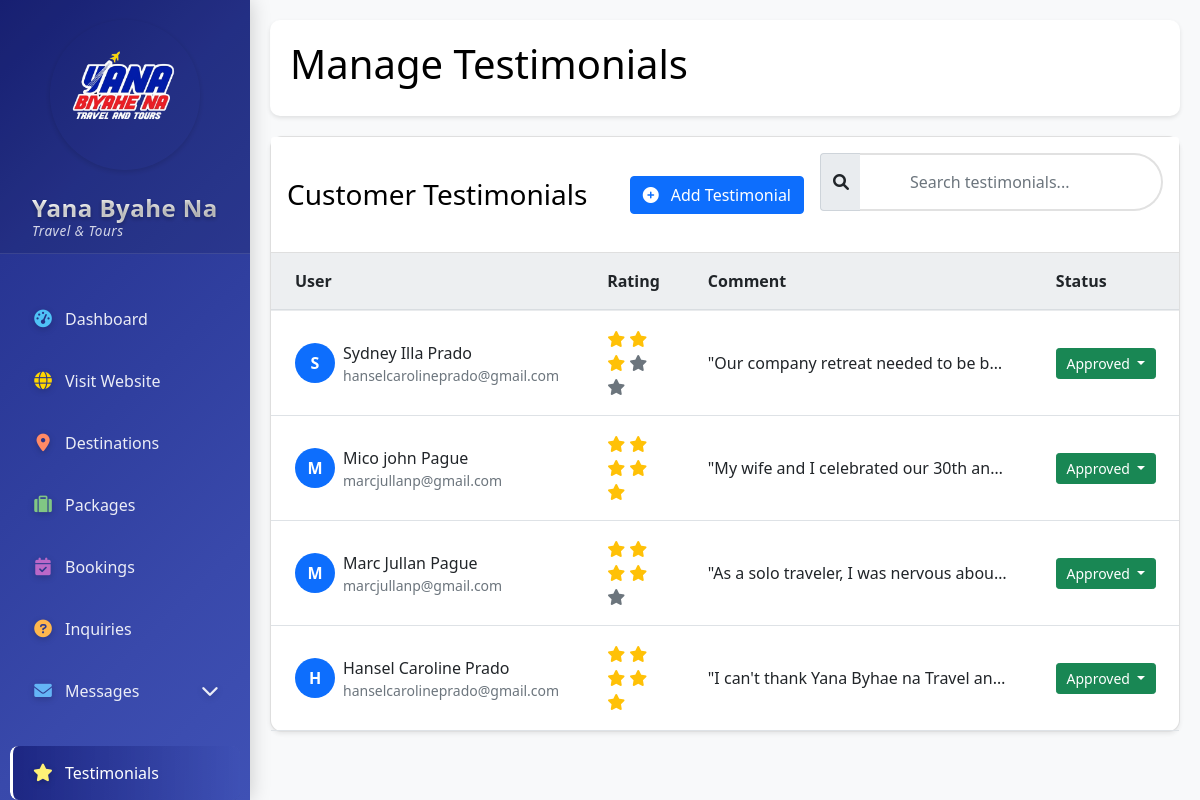
The app's page /manage_testimonials.php (signed in) with its own data.
### tables this page shows
CREATE TABLE `testimonials` (
  `id` int(11) NOT NULL,
  `user_id` int(11) DEFAULT NULL,
  `content` text NOT NULL,
  `rating` int(11) NOT NULL,
  `status` varchar(20) DEFAULT 'pending',
  `created_at` timestamp NOT NULL DEFAULT current_timestamp(),
  `package_id` int(11) DEFAULT NULL,
  `tour_title` varchar(255) DEFAULT NULL,
  `updated_at` timestamp NOT NULL DEFAULT current_timestamp() ON UPDATE current_timestamp(),
  `customer_name` varchar(100) NOT NULL,
  `email` varchar(255) DEFAULT NULL,
  `image` varchar(255) DEFAULT NULL,
  `featured` tinyint(1) DEFAULT 0,
  `customer_email` varchar(255) DEFAULT NULL
);

### manage_testimonials.php (the view, shortened to what this page needs)
<?php
include "../db.php";
$page = isset($_GET['page']) ? (int)$_GET['page'] : 1;
$limit = 10;
$offset = ($page - 1) * $limit;
$testimonials = $conn->query("
    SELECT t.*, p.name as package_name,
           COALESCE(t.image, 'default-avatar.jpg') as display_image
    FROM testimonials t
    LEFT JOIN packages p ON t.package_id = p.id
    ORDER BY t.created_at DESC
    LIMIT $limit OFFSET $offset
");
?>
<!DOCTYPE html>
<html lang="en" data-theme="<?php echo $_SESSION['theme'] ?? 'light'; ?>">
<head>
    <link href="https://cdn.jsdelivr.net/npm/bootstrap@5.1.3/dist/css/bootstrap.min.css" rel="stylesheet">
    <link rel="stylesheet" href="https://cdnjs.cloudflare.com/ajax/libs/font-awesome/6.0.0/css/all.min.css">
    <link rel="stylesheet" href="css/admin.css">
</head>
<body>
<div class="admin-container">
    <?php include "includes/sidebar.php"; ?>
    <main class="main-content">
        <header class="dashboard-header">
            <div class="header-content">
                <h1>Manage Testimonials</h1>
            </div>
        </header>
        <div class="card shadow-sm">
            <div class="card-header bg-white py-3">
                <div class="d-flex justify-content-between align-items-center">
                    <h3 class="mb-0">Customer Testimonials</h3>
                    <div class="d-flex gap-3 align-items-center">
                        <a href="add_testimonial.php" class="btn btn-primary btn-add">
                            <i class="fas fa-plus-circle me-2"></i> Add Testimonial
                        </a>
                        <div class="search-wrapper">
                            <div class="input-group">
                                <span class="input-group-text border-end-0">
                                    <i class="fas fa-search"></i>
                                </span>
                                <input type="text" class="form-control border-start-0"
                                       id="searchTestimonials"
                                       placeholder="Search testimonials...">
                            </div>
                        </div>
                    </div>
                </div>
            </div>
            <div class="card-body p-0">
                <div class="table-responsive">
                    <table class="table table-hover align-middle mb-0">
                        <thead class="bg-light">
                            <tr>
                                <th class="px-4 py-3">User</th>
                                <th class="px-4 py-3">Rating</th>
                                <th class="px-4 py-3">Comment</th>
                                <th class="px-4 py-3">Status</th>
                            </tr>
                        </thead>
                        <tbody id="testimonialsTableBody">
                            <?php while($testimonial = $testimonials->fetch_assoc()): ?>
                            <tr class="testimonial-row">
                                <td class="px-4">
                                    <div class="d-flex align-items-center">
                                        <div class="avatar-circle bg-primary text-white me-2">
                                            <?php echo strtoupper(substr($testimonial['customer_name'] ?? 'A', 0, 1)); ?>
                                        </div>
                                        <div>
                                            <div class="fw-semibold"><?php echo htmlspecialchars($testimonial['customer_name'] ?? 'Anonymous'); ?></div>
                                            <div class="text-muted small"><?php echo htmlspecialchars($testimonial['customer_email'] ?? ''); ?></div>
                                        </div>
                                    </div>
                                </td>
                                <td class="px-4">
                                    <div class="rating">
                                        <?php for($i = 1; $i <= 5; $i++): ?>
                                            <i class="fas fa-star <?php echo $i <= $testimonial['rating'] ? 'text-warning' : 'text-muted'; ?>"></i>
                                        <?php endfor; ?>
                                    </div>
                                </td>
                                <td class="px-4">
                                    <div class="testimonial-content text-truncate" style="max-width: 300px;">
                                        <?php echo htmlspecialchars($testimonial['content']); ?>
                                    </div>
                                </td>
                                <td class="px-4">
                                    <div class="dropdown">
                                        <button class="btn btn-sm status-dropdown dropdown-toggle <?php
                                            echo $testimonial['status'] === 'approved' ? 'btn-success' :
                                                ($testimonial['status'] === 'pending' ? 'btn-warning' : 'btn-danger');
                                        ?>" data-bs-toggle="dropdown">
                                            <?php echo ucfirst($testimonial['status']); ?>
                                        </button>
                                    </div>
                                </td>
                            </tr>
                            <?php endwhile; ?>
                        </tbody>
                    </table>
                </div>
            </div>
        </div>
    </main>
</div>
</body>
</html>

### css/admin.css (style rules this page uses)
:root { --primary-color: #2c3e50; --secondary-color: #3498db; --success-color: #2ecc71; --danger-color: #e74c3c; --warning-color: #f1c40f; --text-color: #000000; --bg-color: #f8f9fa; --card-bg: #ffffff; --sidebar-width: 250px; }
.card, .stat-card { background-color: var(--card-bg); color: var(--text-color); border-radius: 12px; box-shadow: 0 4px 6px rgba(0, 0, 0, 0.1); margin-bottom: 2rem; }
.table thead th { background-color: rgba(44, 62, 80, 0.05); font-weight: 600; border-bottom: 2px solid rgba(44, 62, 80, 0.1); padding: 1rem; }
.table td { padding: 1rem; vertical-align: middle; }
body { background-color: var(--bg-color); color: var(--text-color); transition: background-color 0.3s, color 0.3s; }
.admin-container { display: flex; min-height: 100vh; }
.main-content { margin-left: 260px; padding: 20px; min-height: 100vh; }
.main-content { margin-left: 260px; padding: 20px; transition: margin-left 0.3s ease; }
.main-content { flex: 1; margin-left: var(--sidebar-width); padding: 20px; }
.dashboard-header { background: white; padding: 20px; border-radius: 10px; box-shadow: 0 2px 4px rgba(0,0,0,0.1); margin-bottom: 20px; }
.header-content { display: flex; justify-content: space-between; align-items: center; }
.main-content { margin-left: var(--sidebar-width); transition: margin-left 0.3s ease; }
.main-content { transition: margin 0.3s ease-in-out; }
.header-content { display: flex; align-items: center; gap: 1rem; }
.input-group { position: relative; margin-bottom: 25px; }
.input-group input { width: 100%; padding: 15px 20px 15px 50px; border: 2px solid #e1e1e1; border-radius: 50px; font-size: 1rem; transition: all 0.3s ease; background: white; }

### includes/sidebar.php (style rules this page uses)
.main-content { margin-left: 250px; width: calc(100% - 250px); transition: all 0.3s ease; }

### manage_testimonials.php (style rules this page uses)
.avatar-circle { width: 40px; height: 40px; border-radius: 50%; display: flex; align-items: center; justify-content: center; font-weight: bold; }
.status-dropdown { min-width: 100px; }
.testimonial-content { overflow: hidden; text-overflow: ellipsis; white-space: nowrap; }
.table td, .table th { vertical-align: middle; }

### records on screen
testimonials: customer_name "S", customer_name "Sydney Illa Prado", customer_email "hanselcarolineprado@gmail.com", rating 3 (drawn), content "\"Our company retreat needed to be b…", status "Approved"
testimonials: customer_name "M", customer_name "Mico john Pague", customer_email "marcjullanp@gmail.com", rating 5 (drawn), content "\"My wife and I celebrated our 30th an…", status "Approved"
testimonials: customer_name "M", customer_name "Marc Jullan Pague", customer_email "marcjullanp@gmail.com", rating 4 (drawn), content "\"As a solo traveler, I was nervous abou…", status "Approved"
testimonials: customer_name "H", customer_name "Hansel Caroline Prado", customer_email "hanselcarolineprado@gmail.com", rating 5 (drawn), content "\"I can't thank Yana Byhae na Travel an…", status "Approved"
